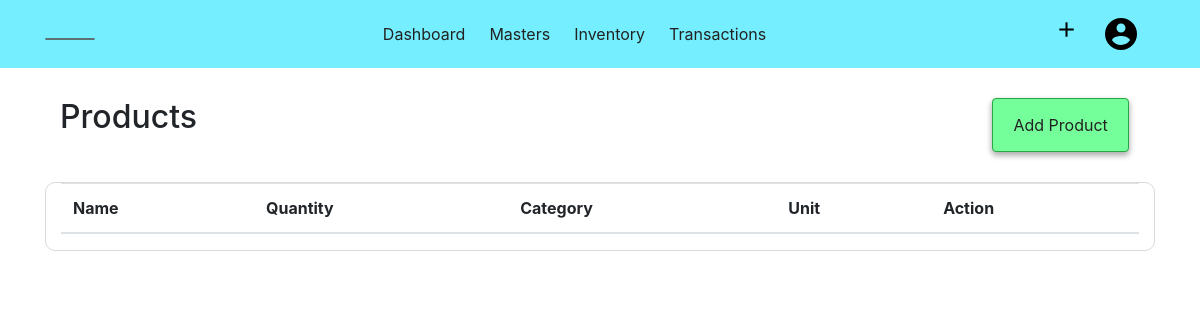
Page /product (signed in) on the earlier database version.
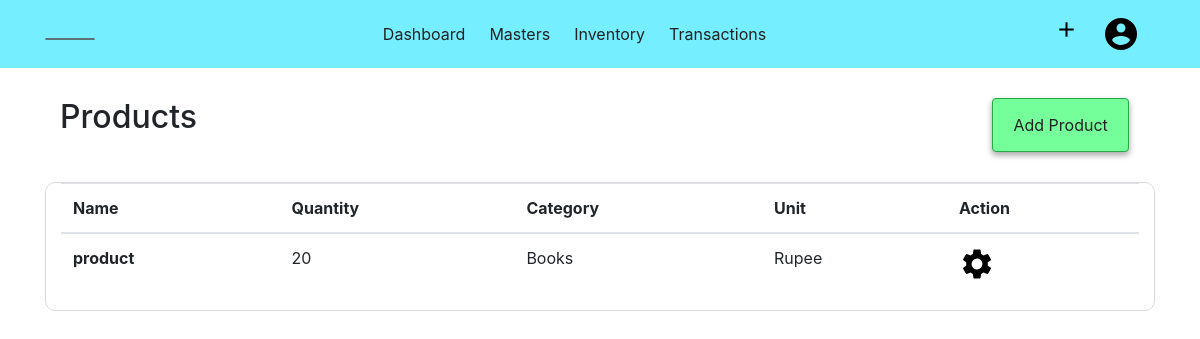
Same page on the later database version.
### acsystem/models.py (models this page shows)
class Product(db.Model):
    id = db.Column(db.Integer, primary_key=True)
    name = db.Column(db.String(40), nullable=False)
    category = db.Column(db.Integer, db.ForeignKey('productcategory.id', ondelete="CASCADE"), nullable=False)
    categoryname = db.Column(db.String(40))
    unit = db.Column(db.Integer, db.ForeignKey('unit.id'), nullable=False)
    unitname = db.Column(db.String(10))
    quantity = db.Column(db.Integer, default=0)
    rate = db.Column(db.Integer)
    salesprice = db.Column(db.Integer)
    company_id = db.Column(db.Integer, db.ForeignKey('company.id', ondelete="CASCADE"), nullable=False)

### acsystem/product/routes.py (the view)
@products.route("/product")
@login_required
def product():
    if current_user.activecompany == 0:
        flash(f"No Company is Activated! ","warning")
        return redirect(url_for('company.companies'))
    productlist = Product.query.filter_by(company_id = current_user.activecompany).all()
    return render_template('producttemplate/products.html', title="Products", productlist = productlist);

### acsystem/models.py (called while the page is built)
@login_manager.user_loader
def load_user(user_id):
    return User.query.get(int(user_id))

### acsystem/templates/producttemplate/products.html
{% extends "layout.html"%}
{% block content %}
<div class="container">
    <div class="container-fluid">
        <h2 class="float-left">Products</h2>
        <ul class="nav justify-content-end">
            <li class="btn btn-success float-right">
                <a class="nav-link" href="{{ url_for('products.addproduct') }}">Add Product</a>
            </li>
        </ul>
    </div>
    <div class="container-fluid" style="border:1px solid rgb(218, 218, 218); border-radius:10px;">
        <table class="table table-hover">
            <thead>
                <tr>
                    <th scope="col">Name</th>
                    <th scope="col">Quantity</th>
                    <th scope="col">Category</th>
                    <th scope="col">Unit</th>
                    <th scope="col">Action</th>
                </tr>
            </thead>
            <tbody>
                {% for product in productlist %}
                <tr>
                    <th scope="row">{{product.name }}</th>
                    <td>{{ product.quantity }}</td>
                    <td>{{ product.categoryname }}</td>
                    <td>{{ product.unitname }}</td>
                    <td>
                        <a href="{{ url_for('products.productdetail', product_id = product.id) }}">
                        <img src="{{ url_for('static',filename='images/setting.png') }}" alt="Setting">
                        </a>
                    </td>
                {% endfor %}
            </tbody>
        </table>
    </div>
</div>
{% endblock content %}

Differences in the rows shown:
added Product: name "product", quantity "20", categoryname "Books", unitname "Rupee"
